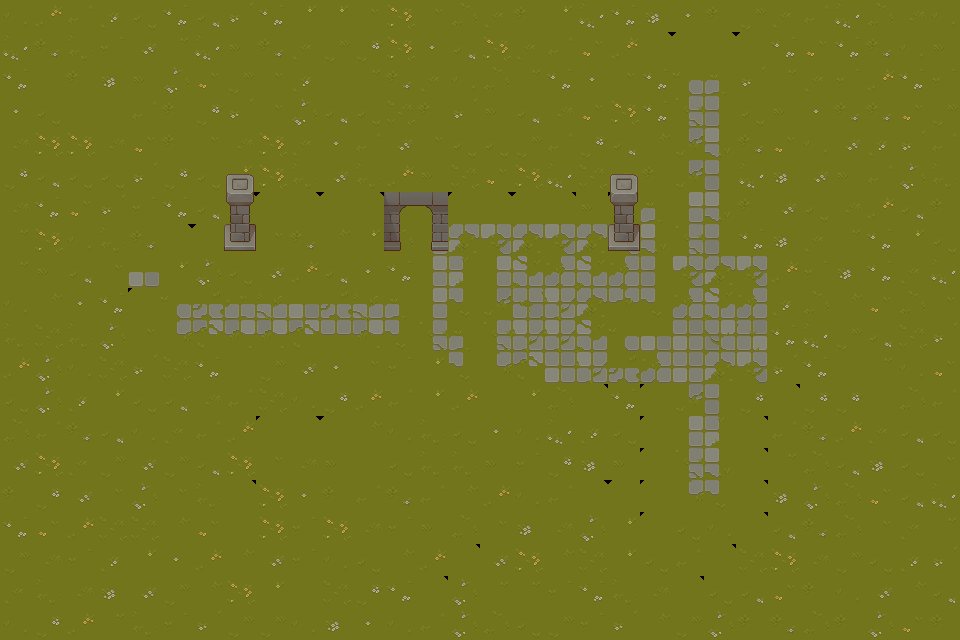

Tiled map render using the project's own tile images. Description and the whole map definition, tile-layer contents included, below:
An orthogonal 30x20 tile map with 32x32 px tiles, 2 tile layers (Tile Layer 1, Tile Layer 2), 5 tilesets and 2 objects (2x collision).

<map version="1.10" tiledversion="1.10.2" orientation="orthogonal" renderorder="right-down" width="30" height="20" tilewidth="32" tileheight="32" infinite="0" nextlayerid="4" nextobjectid="4">
 <tileset firstgid="1" name="grass" tilewidth="32" tileheight="32" tilecount="64" columns="8">
  <image source="images/TX Tileset Grass.png" width="256" height="256" />
 </tileset>
 <tileset firstgid="65" name="structures" tilewidth="32" tileheight="32" tilecount="256" columns="16">
  <image source="images/TX Struct.png" width="512" height="512" />
 </tileset>
 <tileset firstgid="321" name="props" tilewidth="32" tileheight="32" tilecount="256" columns="16">
  <image source="images/TX Props.png" width="512" height="512" />
 </tileset>
 <tileset firstgid="577" name="stone-ground" tilewidth="32" tileheight="32" tilecount="64" columns="8">
  <image source="images/TX Tileset Stone Ground.png" width="256" height="256" />
 </tileset>
 <tileset firstgid="641" name="walls" tilewidth="32" tileheight="32" tilecount="256" columns="16">
  <image source="images/TX Tileset Wall.png" width="512" height="512" />
 </tileset>
 <layer id="1" name="Tile Layer 1" width="30" height="20">
  <data encoding="csv">
16,15,27,23,4,7,8,31,7,24,24,17,30,17,18,19,2,24,29,7,13,5,2,10,19,27,29,18,28,16,
29,6,25,3,32,20,29,9,6,19,10,14,30,5,8,30,19,27,21,15,64,63,64,63,7,21,7,6,12,9,
7,1,2,13,9,22,21,10,17,23,1,20,6,19,16,18,20,7,5,17,7,56,55,31,20,19,3,15,7,3,
5,4,1,1,27,2,14,31,17,22,8,4,26,2,31,9,8,28,21,30,7,51,36,4,9,5,6,6,21,10,
28,30,30,28,21,2,17,28,30,19,5,27,32,17,4,4,10,27,14,8,11,59,60,6,21,16,32,23,31,27,
14,8,4,4,31,14,4,24,30,25,32,25,15,9,26,21,30,29,26,23,2,59,36,29,13,32,9,27,22,25,
28,7,21,31,3,7,8,64,63,64,63,64,63,64,63,64,63,64,9,63,55,35,60,2,32,4,28,15,8,2,
20,30,12,25,6,64,63,24,17,6,11,24,18,35,57,58,57,58,57,58,60,51,36,7,13,19,20,7,24,4,
20,9,8,17,37,24,22,4,32,15,8,5,7,35,44,35,62,61,62,61,36,58,57,58,15,3,13,7,19,29,
16,11,5,7,63,56,40,38,39,37,40,39,55,35,53,59,41,42,57,47,53,61,62,61,23,18,11,21,18,17,
25,26,25,22,17,54,48,46,46,48,45,46,53,51,55,51,42,42,62,56,37,33,49,34,7,29,10,8,26,31,
15,22,16,26,31,26,7,1,10,32,5,17,3,24,53,54,48,33,42,40,61,33,57,58,31,7,1,20,12,21,
4,22,23,24,4,8,28,27,26,16,14,15,27,24,15,1,24,18,64,7,63,59,36,14,64,14,14,1,18,27,
18,27,6,8,12,19,27,15,63,64,63,11,16,25,4,5,16,29,23,4,63,35,44,64,27,6,15,19,8,4,
32,30,19,10,32,10,8,30,17,28,9,1,4,25,25,9,3,14,13,9,63,51,60,64,20,18,8,13,4,17,
2,14,32,17,22,17,25,64,30,5,2,27,6,27,11,15,12,27,64,63,63,54,53,64,13,22,18,21,8,29,
7,21,15,26,26,11,21,1,30,3,30,28,3,9,18,17,13,28,22,24,63,4,12,64,8,6,18,17,19,20,
10,28,3,23,24,5,15,11,32,3,16,4,11,15,64,32,30,11,26,24,4,27,64,26,30,28,10,4,23,31,
19,25,28,13,32,10,11,30,24,1,26,14,7,64,22,20,20,3,7,25,28,64,4,8,21,2,16,32,11,8,
16,14,15,20,25,3,31,10,10,12,13,5,12,27,22,18,4,10,3,31,11,10,22,2,6,18,2,22,21,2
</data>
 </layer>
 <layer id="2" name="Tile Layer 2" width="30" height="20">
  <data encoding="csv">
0,0,0,0,0,0,0,0,0,0,0,0,0,0,0,0,0,0,0,0,0,0,0,0,0,0,0,0,0,0,
0,0,0,0,0,0,0,0,0,0,0,0,0,0,0,0,0,0,0,0,0,0,0,0,0,0,0,0,0,0,
0,0,0,0,0,0,0,0,0,0,0,0,0,0,0,0,0,0,0,0,0,0,0,0,0,0,0,0,0,0,
0,0,0,0,0,0,0,0,0,0,0,0,0,0,0,0,0,0,0,0,0,0,0,0,0,0,0,0,0,0,
0,0,0,0,0,0,0,0,0,0,0,0,0,0,0,0,0,0,0,0,0,0,0,0,0,0,0,0,0,0,
0,0,0,0,0,0,0,412,0,0,0,0,0,0,0,0,0,0,0,412,0,0,0,0,0,0,0,0,0,0,
0,0,0,0,0,0,0,428,0,0,0,0,94,95,0,0,0,0,0,428,0,0,0,0,0,0,0,0,0,0,
0,0,0,0,0,0,0,444,0,0,0,0,110,111,0,0,0,0,0,444,0,0,0,0,0,0,0,0,0,0,
0,0,0,0,0,0,0,0,0,0,0,0,0,0,0,0,0,0,0,0,0,0,0,0,0,0,0,0,0,0,
0,0,0,0,0,0,0,0,0,0,0,0,0,0,0,0,0,0,0,0,0,0,0,0,0,0,0,0,0,0,
0,0,0,0,0,0,0,0,0,0,0,0,0,0,0,0,0,0,0,0,0,0,0,0,0,0,0,0,0,0,
0,0,0,0,0,0,0,0,0,0,0,0,0,0,0,0,0,0,0,0,0,0,0,0,0,0,0,0,0,0,
0,0,0,0,0,0,0,0,0,0,0,0,0,0,0,0,0,0,0,0,0,0,0,0,0,0,0,0,0,0,
0,0,0,0,0,0,0,0,0,0,0,0,0,0,0,0,0,0,0,0,0,0,0,0,0,0,0,0,0,0,
0,0,0,0,0,0,0,0,0,0,0,0,0,0,0,0,0,0,0,0,0,0,0,0,0,0,0,0,0,0,
0,0,0,0,0,0,0,0,0,0,0,0,0,0,0,0,0,0,0,0,0,0,0,0,0,0,0,0,0,0,
0,0,0,0,0,0,0,0,0,0,0,0,0,0,0,0,0,0,0,0,0,0,0,0,0,0,0,0,0,0,
0,0,0,0,0,0,0,0,0,0,0,0,0,0,0,0,0,0,0,0,0,0,0,0,0,0,0,0,0,0,
0,0,0,0,0,0,0,0,0,0,0,0,0,0,0,0,0,0,0,0,0,0,0,0,0,0,0,0,0,0,
0,0,0,0,0,0,0,0,0,0,0,0,0,0,0,0,0,0,0,0,0,0,0,0,0,0,0,0,0,0
</data>
 </layer>
 <objectgroup id="3" name="objects">
  <object id="1" type="collision" x="222.949" y="225.587" width="32.9806" height="25.0653" />
  <object id="2" type="collision" x="608.163" y="225.587" width="31.6614" height="26.3845" />
 </objectgroup>
</map>
